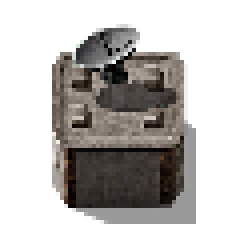
#> input picture mod/人类/二本科技/tx.png, 61 x 62 px (shown 4 times larger)
$ python supply_tiers.py
#> lines starting #> are read from the running program, lines starting #| are printed output that depends on the picture
# -*- coding: utf-8 -*-
"""在原版补给站贴图 tx.png 基础上绘制 T2 / T3 贴图。

保留原版水泥方块、卫星天线和自带阴影，只叠加升级细节：
  T2：大门改成金属卷帘并加黄黑警示条，正面两角加钢制包边，屋顶放补给箱和红色信号灯
  T3：在 T2 基础上加天线桅杆、屋顶太阳能板、门边蓝色状态灯

用法（在项目根目录运行）：
    python tools/art/supply_tiers.py
"""
import random
from pathlib import Path

from PIL import Image

ROOT = Path(__file__).resolve().parents[2]
SRC = ROOT / "mod" / "人类" / "二本科技" / "tx.png"
OUT_T2 = ROOT / "mod" / "人类" / "二本科技" / "tx2.png"
OUT_T3 = ROOT / "mod" / "人类" / "二本科技" / "tx3.png"

DOOR = (19, 38, 40, 50)               # 正面大门内部（含左上不含右下）
DOOR_SILL_ROWS = (50, 51)             # 门槛
LEFT_EDGE_X = (14, 15)                # 正面左侧边角
RIGHT_EDGE_X = (44, 45)               # 正面右侧边角
EDGE_ROWS = range(34, 50)


def clamp(v):
    return max(0, min(255, int(round(v))))


def shade(px, delta):
    r, g, b, a = px
    return (clamp(r + delta), clamp(g + delta), clamp(b + delta), a)


def textured(color, rng, amount=6):
    """给纯色加一点噪点，贴合原图的写实质感。"""
    d = rng.randint(-amount, amount)
    return tuple(clamp(c + d) for c in color[:3]) + (255,)


def roller_door(im):
    """大门做成金属卷帘：每隔 3 行一道亮缝 + 下方暗线，保留原有纹理。"""
    x0, y0, x1, y1 = DOOR
    for y in range(y0, y1):
        phase = (y - y0) % 3
        for x in range(x0, x1):
            px = im.getpixel((x, y))
            if px[3] < 200:
                continue
            if phase == 0:
                im.putpixel((x, y), shade(px, 22))
            elif phase == 2:
                im.putpixel((x, y), shade(px, -10))


def hazard_sill(im):
    for y in DOOR_SILL_ROWS:
        for x in range(DOOR[0], DOOR[2]):
            if im.getpixel((x, y))[3] < 200:
                continue
            yellow = ((x + y) // 2) % 2 == 0
            im.putpixel((x, y), (214, 168, 38, 255) if yellow else (30, 27, 22, 255))


def steel_edges(im, rng):
    for xs in (LEFT_EDGE_X, RIGHT_EDGE_X):
        for y in EDGE_ROWS:
            for i, x in enumerate(xs):
                if im.getpixel((x, y))[3] < 200:
                    continue
                base = (128, 136, 146) if i == 0 else (96, 103, 112)
                color = textured(base, rng, 4)
                if (y - EDGE_ROWS.start) % 5 == 2 and i == 0:
                    color = (190, 196, 204, 255)          # 铆钉
                im.putpixel((x, y), color)


def crate(im, x, y, w, rng):
    """斜俯视的木箱：顶面亮、正面暗，边框深色，中间一道木板缝。"""
    top, front, edge = (176, 134, 82), (124, 86, 48), (58, 38, 22)
    for dx in range(w):
        for dy in range(3):
            im.putpixel((x + dx, y + dy), textured(top, rng, 8))
        for dy in range(3, 6):
            im.putpixel((x + dx, y + dy), textured(front, rng, 8))
    for dx in range(w):
        im.putpixel((x + dx, y), (196, 156, 102, 255))
        im.putpixel((x + dx, y + 5), edge + (255,))
    for dy in range(6):
        im.putpixel((x, y + dy), edge + (255,))
        im.putpixel((x + w - 1, y + dy), edge + (255,))
    for dx in range(1, w - 1):
        im.putpixel((x + dx, y + 3), edge + (255,))


def beacon(im, x, y, color):
    """小立柱 + 一个灯珠，周围一圈淡淡的光晕。"""
    im.putpixel((x, y + 1), (40, 40, 44, 255))
    im.putpixel((x, y + 2), (40, 40, 44, 255))
    im.putpixel((x, y), color + (255,))
    for gx, gy in ((x - 1, y), (x + 1, y), (x, y - 1)):
        px = im.getpixel((gx, gy))
        glow = tuple(clamp(px[i] * 0.4 + color[i] * 0.6) for i in range(3))
        im.putpixel((gx, gy), glow + (max(px[3], 160),))


def antenna_mast(im):
    """屋顶右后方的天线桅杆，顶端红灯、中段白灯。"""
    x = 41
    for y in range(4, 15):
        im.putpixel((x, y), (52, 54, 58, 255))
        im.putpixel((x + 1, y), (118, 122, 128, 255))
    for y in (7, 10):
        im.putpixel((x - 1, y), (70, 72, 76, 255))
        im.putpixel((x + 2, y), (70, 72, 76, 255))
    im.putpixel((x, 3), (235, 50, 36, 255))
    im.putpixel((x + 1, 3), (255, 120, 96, 255))
    im.putpixel((x + 1, 9), (240, 244, 250, 255))


def solar_panel(im, rng):
    """屋顶左下方的太阳能板。"""
    x0, y0, w, h = 16, 24, 10, 6
    for dy in range(h):
        for dx in range(w):
            color = textured((34, 56, 92), rng, 6)
            if dx % 3 == 0 or dy % 3 == 0:
                color = textured((56, 84, 124), rng, 5)
            im.putpixel((x0 + dx, y0 + dy), color)
    for dx in range(w):
        im.putpixel((x0 + dx, y0), textured((112, 140, 176), rng, 6))
        im.putpixel((x0 + dx, y0 + h), (34, 34, 38, 255))
    for dy in range(h + 1):
        im.putpixel((x0 - 1, y0 + dy), (34, 34, 38, 255))
        im.putpixel((x0 + w, y0 + dy), (34, 34, 38, 255))


def status_lights(im):
    for y in (40, 44):
        im.putpixel((42, y), (110, 225, 255, 255))
        im.putpixel((43, y), (40, 120, 170, 255))


def build(tier, out_path):
    rng = random.Random(20261019 + tier)          # 固定随机种子，保证每次生成结果一致
    im = Image.open(SRC).convert("RGBA")
    roller_door(im)
    hazard_sill(im)
    steel_edges(im, rng)
    crate(im, 34, 26, 6, rng)
    crate(im, 39, 28, 5, rng)
    if tier == 3:
        solar_panel(im, rng)
        antenna_mast(im)
        status_lights(im)
    beacon(im, 44, 13, (230, 46, 34))
    im.save(out_path, optimize=True)
    print(f"已生成 {out_path.relative_to(ROOT)}")


if __name__ == "__main__":
    build(2, OUT_T2)
#> in build, im is the input picture: PIL image 61x62 RGBA; mean R, G, B, A 34.3, 31.6, 29.5, 95.5
#> after the loop in roller_door, `for y in range(y0, y1):`:
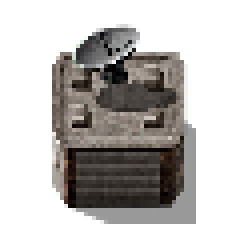
#> im: PIL image 61x62 RGBA (shown 4 times larger); mean R, G, B, A 34.6, 31.9, 29.8, 95.5; transparent parts drawn white
#> after the loop in crate, `for dx in range(w):`:
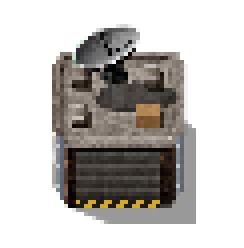
#> im: PIL image 61x62 RGBA (shown 4 times larger); mean R, G, B, A 36, 33.1, 30.2, 95.6; transparent parts drawn white
#> the loop in beacon, `for gx, gy in ((x - 1, y), (x + 1, y), (x, y - 1)):` made 3 passes
#> (px, glow) on passes 1 to 3: ((149, 139, 131, 255), (198, 83, 73)), ((0, 0, 0, 0), (138, 28, 20)), ((0, 0, 0, 0), (138, 28, 20))
    build(3, OUT_T3)
#> the loop in roller_door (call 2), `for y in range(y0, y1):` made 12 passes
#> phase on passes 2, 5, 8, 11: 1, 1, 1, 1
#> the loop in steel_edges (call 2), `for xs in (LEFT_EDGE_X, RIGHT_EDGE_X):` made 2 passes
#> after the loop in solar_panel, `for dy in range(h):`:
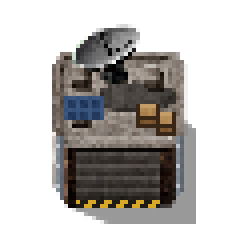
#> im: PIL image 61x62 RGBA (shown 4 times larger); mean R, G, B, A 34.2, 31.9, 29.7, 95.6; transparent parts drawn white

$ run again, with mod/人类/二本科技/kf.png copied over mod/人类/二本科技/tx.png
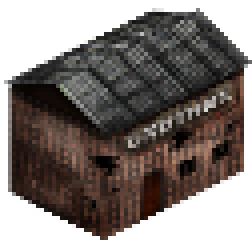
#> input picture mod/人类/二本科技/kf.png, 63 x 63 px (shown 4 times larger)
#> in build, im is the input picture: PIL image 63x63 RGBA; mean R, G, B, A 43.2, 35.6, 32.2, 163.6
#> after the loop in steel_edges, `for xs in (LEFT_EDGE_X, RIGHT_EDGE_X):`:
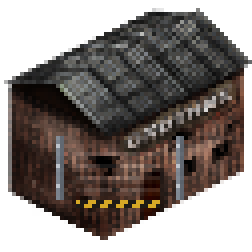
#> im: PIL image 63x63 RGBA (shown 4 times larger); mean R, G, B, A 44.9, 37.7, 34, 163.6; transparent parts drawn white
#> the loop in beacon, `for gx, gy in ((x - 1, y), (x + 1, y), (x, y - 1)):` made 3 passes
#> (px, glow) on passes 1 to 3: ((71, 72, 71, 255), (166, 56, 49)), ((68, 71, 73, 255), (165, 56, 50)), ((73, 76, 78, 255), (167, 58, 52))
#> the loop in roller_door (call 2), `for y in range(y0, y1):` made 12 passes
#> the loop in steel_edges (call 2), `for xs in (LEFT_EDGE_X, RIGHT_EDGE_X):` made 2 passes
#> after the loop in solar_panel, `for dy in range(h):`:
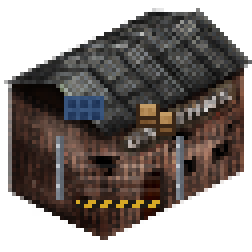
#> im: PIL image 63x63 RGBA (shown 4 times larger); mean R, G, B, A 45.2, 38.1, 34.6, 163.6; transparent parts drawn white

$ run again, with mod/人类/二本科技/rmdc.png copied over mod/人类/二本科技/tx.png
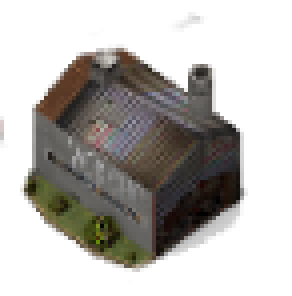
#> input picture mod/人类/二本科技/rmdc.png, 73 x 74 px (shown 4 times larger)
#> in build, im is the input picture: PIL image 73x74 RGBA; mean R, G, B, A 34.3, 31.5, 27.9, 102.3
#> after the loop in hazard_sill, `for y in DOOR_SILL_ROWS:`:
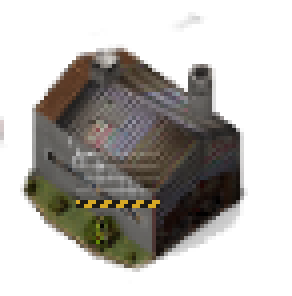
#> im: PIL image 73x74 RGBA (shown 4 times larger); mean R, G, B, A 34.7, 31.8, 27.6, 102.3; transparent parts drawn white
#> after the loop in beacon, `for gx, gy in ((x - 1, y), (x + 1, y), (x, y - 1)):`:
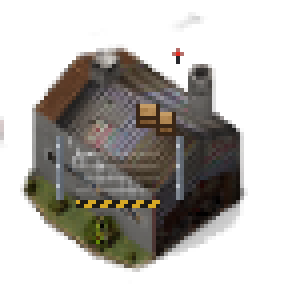
#> im: PIL image 73x74 RGBA (shown 4 times larger); mean R, G, B, A 35.4, 32.3, 28, 102.5; transparent parts drawn white
#> the loop in roller_door (call 2), `for y in range(y0, y1):` made 12 passes
#> the loop in steel_edges (call 2), `for xs in (LEFT_EDGE_X, RIGHT_EDGE_X):` made 2 passes
